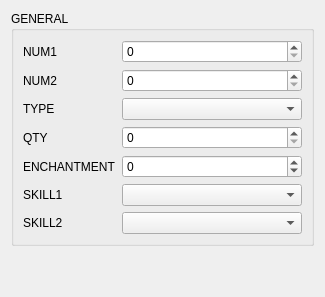
<?xml version="1.0" encoding="UTF-8"?>
<ui version="4.0">
 <class>ItemTabForm</class>
 <widget class="QWidget" name="ItemTabForm">
  <property name="windowTitle">
   <string notr="true">Form</string>
  </property>
  <layout class="QVBoxLayout" name="verticalLayout">
   <item>
    <widget class="QGroupBox" name="groupBox_4">
     <property name="title">
      <string>GENERAL</string>
     </property>
     <layout class="QVBoxLayout" name="verticalLayout_2">
      <item>
       <layout class="QFormLayout" name="formLayout">
        <item row="0" column="0">
         <widget class="QLabel" name="num1Label">
          <property name="text">
           <string>NUM1</string>
          </property>
         </widget>
        </item>
        <item row="0" column="1">
         <widget class="QSpinBox" name="num1SB">
          <property name="maximum">
           <number>65535</number>
          </property>
         </widget>
        </item>
        <item row="1" column="0">
         <widget class="QLabel" name="num2Label">
          <property name="text">
           <string>NUM2</string>
          </property>
         </widget>
        </item>
        <item row="1" column="1">
         <widget class="QSpinBox" name="num2SB">
          <property name="maximum">
           <number>65535</number>
          </property>
         </widget>
        </item>
        <item row="2" column="0">
         <widget class="QLabel" name="itemLabel">
          <property name="text">
           <string>TYPE</string>
          </property>
         </widget>
        </item>
        <item row="2" column="1">
         <widget class="QComboBox" name="itemCB">
          <property name="minimumSize">
           <size>
            <width>180</width>
            <height>0</height>
           </size>
          </property>
         </widget>
        </item>
        <item row="4" column="0">
         <widget class="QLabel" name="countLabel">
          <property name="text">
           <string>QTY</string>
          </property>
         </widget>
        </item>
        <item row="4" column="1">
         <widget class="QSpinBox" name="countSB">
          <property name="minimum">
           <number>0</number>
          </property>
         </widget>
        </item>
        <item row="6" column="0">
         <widget class="QLabel" name="skill1Label">
          <property name="text">
           <string>SKILL1</string>
          </property>
         </widget>
        </item>
        <item row="6" column="1">
         <widget class="QComboBox" name="skill1CB"/>
        </item>
        <item row="7" column="0">
         <widget class="QLabel" name="skill2Label">
          <property name="text">
           <string>SKILL2</string>
          </property>
         </widget>
        </item>
        <item row="7" column="1">
         <widget class="QComboBox" name="skill2CB"/>
        </item>
        <item row="5" column="0">
         <widget class="QLabel" name="enchantmentLabel">
          <property name="text">
           <string>ENCHANTMENT</string>
          </property>
         </widget>
        </item>
        <item row="5" column="1">
         <widget class="QSpinBox" name="enchantmentSB">
          <property name="minimum">
           <number>-128</number>
          </property>
          <property name="maximum">
           <number>127</number>
          </property>
         </widget>
        </item>
       </layout>
      </item>
     </layout>
    </widget>
   </item>
   <item>
    <spacer name="verticalSpacer">
     <property name="orientation">
      <enum>Qt::Vertical</enum>
     </property>
     <property name="sizeHint" stdset="0">
      <size>
       <width>20</width>
       <height>40</height>
      </size>
     </property>
    </spacer>
   </item>
  </layout>
 </widget>
 <resources/>
 <connections/>
</ui>
